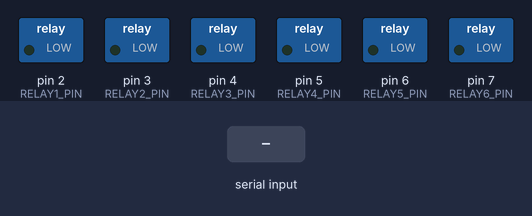
Simulated run of this sketch. Board: Arduino Uno, built with avr-gcc and run on an emulated ATmega328P. Shown: switched loads named in the sketch (green lamp = pin HIGH). Inputs (shaded band) come from the test bench.

Above: at 1.2 s.
1.3 s: "a" received over the second serial link
At 2.0 s:
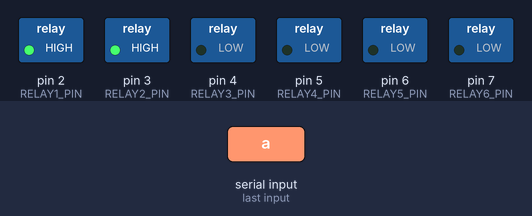
3.8 s: "b" received over the second serial link
At 4.6 s:
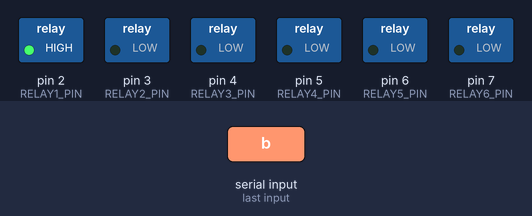
6.3 s: "c" received over the second serial link
At 7.0 s:
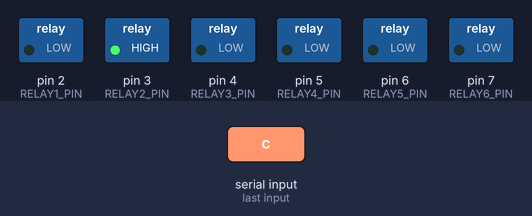
8.8 s: "d" received over the second serial link
At 9.6 s:
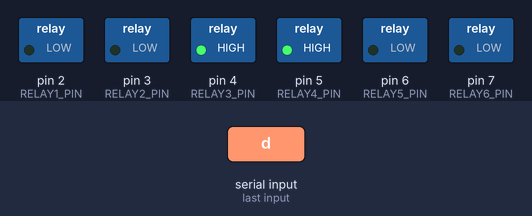
11.3 s: "e" received over the second serial link
At 12.0 s:
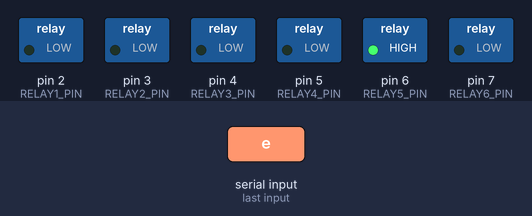
13.8 s: "f" received over the second serial link
At 14.6 s:
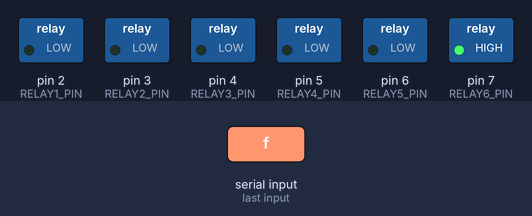
Timing chart, 0 to 16.8 s (numbered marks = the images above; inputs shaded):
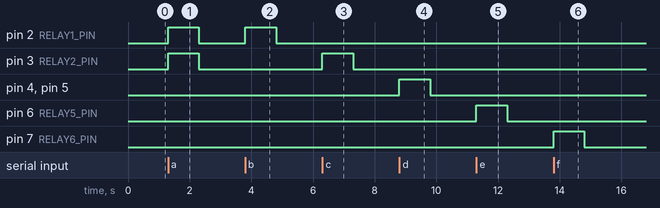

Measured:
- after the input at 1.3 s, pin 2 (RELAY1_PIN), pin 3 (RELAY2_PIN): LOW → HIGH at once, → LOW 1.0 s later
- after the input at 3.8 s, pin 2 (RELAY1_PIN): LOW → HIGH at once, → LOW 1.0 s later
- after the input at 6.3 s, pin 3 (RELAY2_PIN): LOW → HIGH at once, → LOW 1.0 s later
- after the input at 8.8 s, pin 4 (RELAY3_PIN), pin 5 (RELAY4_PIN): LOW → HIGH at once, → LOW 1.0 s later
- after the input at 11.3 s, pin 6 (RELAY5_PIN): LOW → HIGH at once, → LOW 1.0 s later
- after the input at 13.8 s, pin 7 (RELAY6_PIN): LOW → HIGH at once, → LOW 1.0 s later

The sketch:

arduino_blutooth_car_using_releys.ino
```cpp
#include <SoftwareSerial.h>

// Define Bluetooth module pins
#define BT_TX 10 // Bluetooth TX to Arduino RX (pin 10)
#define BT_RX 11 // Bluetooth RX to Arduino TX (pin 11)

SoftwareSerial BTSerial(BT_TX, BT_RX); // RX, TX

// Define relay control pins
#define RELAY1_PIN 2
#define RELAY2_PIN 3
#define RELAY3_PIN 4
#define RELAY4_PIN 5
#define RELAY5_PIN 6
#define RELAY6_PIN 7

void setup() {
  // Initialize relay pins as outputs
  pinMode(RELAY1_PIN, OUTPUT);
  pinMode(RELAY2_PIN, OUTPUT);
  pinMode(RELAY3_PIN, OUTPUT);
  pinMode(RELAY4_PIN, OUTPUT);
  pinMode(RELAY5_PIN, OUTPUT);
  pinMode(RELAY6_PIN, OUTPUT);

  // Start serial communication with Bluetooth module
  Serial.begin(9600);
  BTSerial.begin(9600);
}

void loop() {
  if (BTSerial.available()) {
    char command = BTSerial.read();

    // Check which character is received and control relays accordingly
    switch (command) {

      case 'a':
        digitalWrite(RELAY1_PIN, HIGH); // Turn on relay 1
        digitalWrite(RELAY2_PIN, HIGH); // Turn on relay 2
        delay(1000); // Keep relay on for 1 seconds
        digitalWrite(RELAY1_PIN, LOW); // Turn off relay 1
        digitalWrite(RELAY2_PIN, LOW); // Turn off relay 2
        break;
      case 'b':
        digitalWrite(RELAY1_PIN, HIGH); // Turn on relay 1
        delay(1000); // Keep relay on for 1 seconds
        digitalWrite(RELAY1_PIN, LOW); // Turn off relay 1
        break;
      case 'c':
        digitalWrite(RELAY2_PIN, HIGH); // Turn on relay 2
        delay(1000); // Keep relay on for 1 seconds
        digitalWrite(RELAY2_PIN, LOW); // Turn off relay 2
        break;
      case 'd':
        digitalWrite(RELAY3_PIN, HIGH); // Turn on relay 3
        digitalWrite(RELAY4_PIN, HIGH); // Turn on relay 4
        delay(1000); // Keep relay on for 5 seconds
        digitalWrite(RELAY3_PIN, LOW); // Turn off relay 3
        digitalWrite(RELAY4_PIN, LOW); // Turn off relay 4
        break;
      case 'e':
        digitalWrite(RELAY5_PIN, HIGH); // Turn on relay 5
        delay(1000); // Keep relay on for 5 seconds
        digitalWrite(RELAY5_PIN, LOW); // Turn off relay 5
        break;
      case 'f':
        digitalWrite(RELAY6_PIN, HIGH); // Turn on relay 6
        delay(1000); // Keep relay on for 5 seconds
        digitalWrite(RELAY6_PIN, LOW); // Turn off relay 6
        break;
      default:
        // Invalid command received
        break;
    }
  }
}
```
